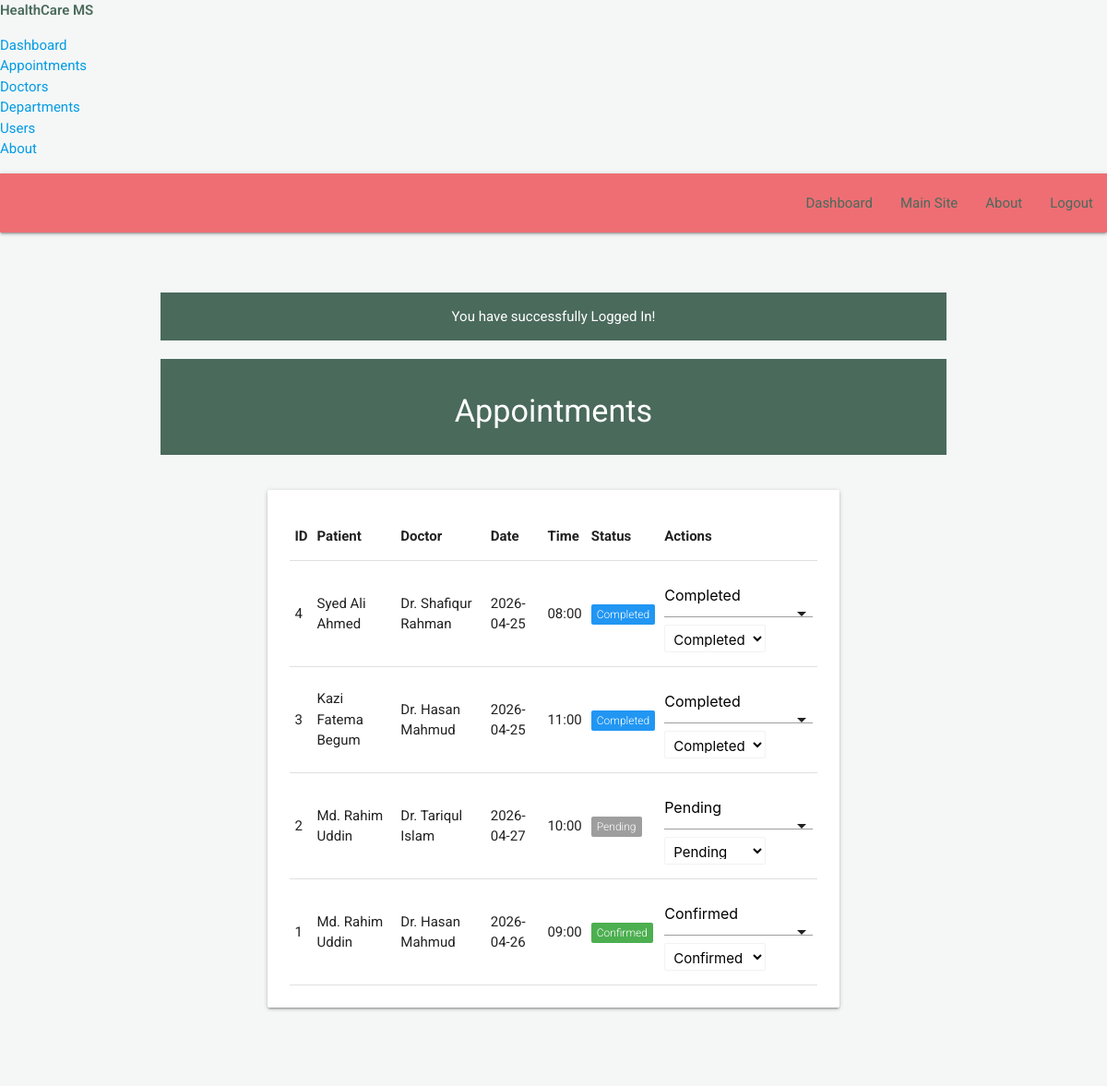
Screenshot of /admin/appointment-list.php (signed in) with the database file from the repository.
### tables this page shows
CREATE TABLE `appointments` (
    `id` int(11) NOT NULL,
    `patient_name` varchar(100) DEFAULT NULL,
    `patient_email` varchar(100) DEFAULT NULL,
    `doctor_id` int(11) DEFAULT NULL,
    `dept_id` int(11) DEFAULT NULL,
    `appointment_date` varchar(100) DEFAULT NULL,
    `appointment_time` varchar(100) DEFAULT NULL,
    `status` varchar(50) DEFAULT 'pending',
    `notes` varchar(500) DEFAULT NULL
);

CREATE TABLE `doctors` (
    `id` int(11) NOT NULL,
    `dept_id` int(10) NOT NULL,
    `name` varchar(50) NOT NULL,
    `email` varchar(50) NOT NULL,
    `image` varchar(250) NOT NULL,
    `specialization` varchar(250) NOT NULL,
    `fee` int(255) NOT NULL,
    `available_start` varchar(20) DEFAULT '09:00',
    `available_end` varchar(20) DEFAULT '17:00'
);

### admin/appointment-list.php (the view, shortened to what this page needs)
<?php
require_once('../backends/connection-pdo.php');
$sql = "SELECT a.*, d.name as doctor_name, dept.dept_name FROM appointments a JOIN doctors d ON a.doctor_id = d.id JOIN departments dept ON a.dept_id = dept.id ORDER BY a.id DESC";
$query = $pdoconn->prepare($sql);
$query->execute();
$appointments = $query->fetchAll(PDO::FETCH_ASSOC);
?>
<?php require('layout/header.php'); ?>
<?php require('layout/left-sidebar-long.php'); ?>
<?php require('layout/topnav.php'); ?>
<?php require('layout/left-sidebar-short.php'); ?>
<?php
if (isset($_SESSION['msg'])) {
    echo '<div class="section white-text" style="background: #4a6a5c;">'.$_SESSION['msg'].'</div>';
}
?>
<div class="section white-text center" style="background: #4a6a5c; margin-top: 20px;">
    <h4>Appointments</h4>
</div>
<div class="container" style="margin-top: 30px; margin-bottom: 50px;">
    <div class="row">
        <div class="col s12">
            <div class="card">
                <div class="card-content">
                    <table class="highlight responsive-table">
                        <thead>
                            <tr>
                                <th>ID</th>
                                <th>Patient</th>
                                <th>Doctor</th>
                                <th>Date</th>
                                <th>Time</th>
                                <th>Status</th>
                                <th>Actions</th>
                            </tr>
                        </thead>
                        <tbody>
                            <?php if (count($appointments) > 0): ?>
                                <?php foreach ($appointments as $app): ?>
                                    <tr>
                                        <td><?php echo $app['id']; ?></td>
                                        <td><?php echo htmlspecialchars($app['patient_name']); ?></td>
                                        <td><?php echo htmlspecialchars($app['doctor_name']); ?></td>
                                        <td><?php echo htmlspecialchars($app['appointment_date']); ?></td>
                                        <td><?php echo htmlspecialchars($app['appointment_time']); ?></td>
                                        <td>
                                            <?php
                                            $status_color = 'grey';
                                            if ($app['status'] == 'confirmed') $status_color = 'green';
                                            if ($app['status'] == 'completed') $status_color = 'blue';
                                            ?>
                                            <span class="new badge <?php echo $status_color; ?>" data-badge-caption=""><?php echo ucfirst($app['status']); ?></span>
                                        </td>
                                        <td>
                                            <form action="../backends/update-appointment.php" method="POST" style="display: inline;">
                                                <select name="status" onchange="this.form.submit()" style="display: inline-block; width: auto; height: 30px;">
                                                    <option value="pending" <?php echo ($app['status'] == 'pending') ? 'selected' : ''; ?>>Pending</option>
                                                    <option value="confirmed" <?php echo ($app['status'] == 'confirmed') ? 'selected' : ''; ?>>Confirmed</option>
                                                    <option value="completed" <?php echo ($app['status'] == 'completed') ? 'selected' : ''; ?>>Completed</option>
                                                </select>
                                            </form>
                                        </td>
                                    </tr>
                                <?php endforeach; ?>
                            <?php else: ?>
                                <tr>
                                    <td colspan="7" class="center">No appointments found.</td>
                                </tr>
                            <?php endif; ?>
                        </tbody>
                    </table>
                </div>
            </div>
        </div>
    </div>
</div>
<?php require('layout/footer.php'); ?>

### css/form-style.css (style rules this page uses)
body { background: #ee6e73; font-family: "Roboto", sans-serif; -webkit-font-smoothing: antialiased; -moz-osx-font-smoothing: grayscale; }
.row { margin-bottom: 0 !important; }
.col { padding: 0 !important; }

### css/healthcare-theme.css (style rules this page uses)
:root { --primary: #6b9080; --primary-dark: #4a6a5c; --primary-light: #8ca699; --bg-light: #f4f7f6; }
body { background-color: var(--bg-light); }
.badge.new { background-color: var(--primary); }

### rows the page displays
appointments: id "4", patient_name "Syed Ali Ahmed", doctor.name "Dr. Shafiqur Rahman", appointment_date "2026-04-25", appointment_time "08:00", status "Completed"
appointments: id "3", patient_name "Kazi Fatema Begum", doctor.name "Dr. Hasan Mahmud", appointment_date "2026-04-25", appointment_time "11:00", status "Completed"
appointments: id "2", patient_name "Md. Rahim Uddin", doctor.name "Dr. Tariqul Islam", appointment_date "2026-04-27", appointment_time "10:00", status "Pending"
appointments: id "1", patient_name "Md. Rahim Uddin", doctor.name "Dr. Hasan Mahmud", appointment_date "2026-04-26", appointment_time "09:00", status "Confirmed"

### other values shown
$_SESSION['msg'] "You have successfully Logged In!"
